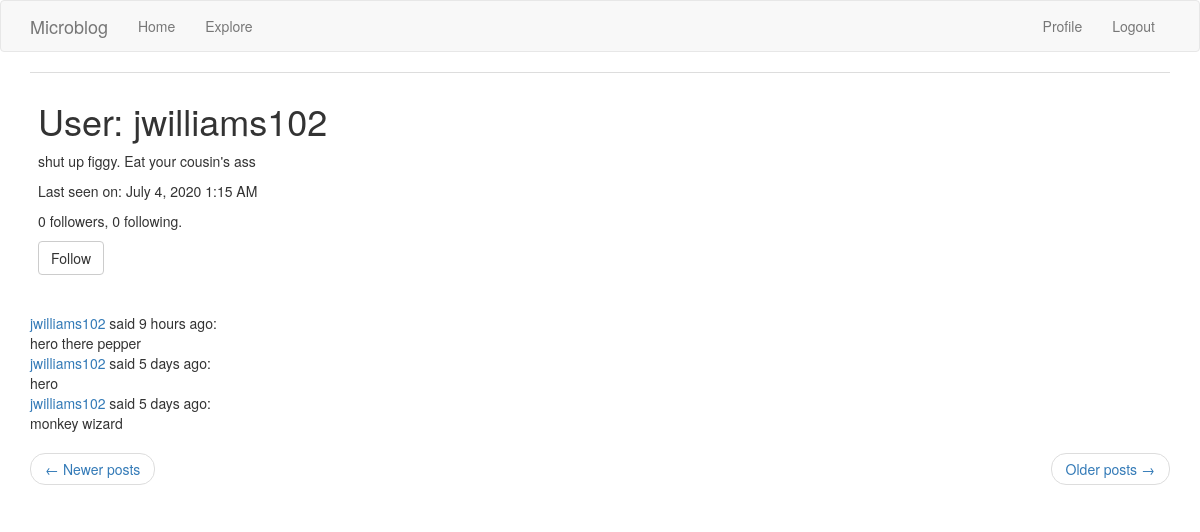
Screenshot of /user/jwilliams102?page=2 (signed in) with the database file from the repository.
### flask_app/models.py (models this page shows, shortened)
class User(UserMixin, db.Model):
    id = db.Column(db.Integer, primary_key=True)
    username = db.Column(db.String(64), index=True, unique=True)
    email = db.Column(db.String(120), index=True, unique=True)
    password_hash = db.Column(db.String(128))
    posts = db.relationship('Post', backref='author', lazy='dynamic')
    about_me = db.Column(db.String(140))
    last_seen = db.Column(db.DateTime, default=datetime.utcnow)
    followed = db.relationship(
        'User', secondary=followers,
        primaryjoin=(followers.c.follower_id == id),
        secondaryjoin=(followers.c.followed_id == id),
        backref=db.backref('followers', lazy='dynamic'), lazy='dynamic')
    def is_following(self, user):
        return self.followed.filter(
            followers.c.followed_id == user.id).count() > 0

class Post(db.Model):
    id = db.Column(db.Integer, primary_key= True)
    body = db.Column(db.String(140))
    created_at = db.Column(db.DateTime, index = True, default = datetime.utcnow)
    user_id = db.Column(db.Integer, db.ForeignKey('user.id'))
    __searchable__ = ['body']

### flask_app/main/routes.py (the view)
@bp.route('/user/<username>')
@login_required
def user(username):
    user = User.query.filter_by(username=username).first_or_404()
    page = request.args.get('page', 1, type=int)
    posts = user.posts.order_by(Post.created_at.desc()).paginate(
        page, current_app.config['POSTS_PER_PAGE'], False)
    next_url = url_for('main.user', username=user.username,
                       page=posts.next_num) if posts.has_next else None
    prev_url = url_for('main.user', username=user.username,
                       page=posts.prev_num) if posts.has_prev else None
    form = EmptyForm()
    return render_template('user.html', user=user, posts=posts.items,
                           next_url=next_url, prev_url=prev_url, form=form)

### flask_app/main/forms.py
class EmptyForm(FlaskForm):
    submit = SubmitField('Submit')

### flask_app/main/routes.py (called while the page is built)
@bp.before_app_request
def before_request():
    if current_user.is_authenticated:
        current_user.last_seen = datetime.utcnow()
        db.session.commit()

### flask_app/models.py (called while the page is built)
@login.user_loader
def load_user(id):
    return User.query.get(int(id))

    @classmethod
    def before_commit(cls, session):
        session._changes = {
            'add': list(session.new),
            'update': list(session.dirty),
            'delete': list(session.deleted)
        }

    @classmethod
    def after_commit(cls, session):
        for obj in session._changes['add']:
            if isinstance(obj, SearchableMixin):
                add_to_index(obj.__tablename__, obj)
        for obj in session._changes['update']:
            if isinstance(obj, SearchableMixin):
                add_to_index(obj.__tablename__, obj)
        for obj in session._changes['delete']:
            if isinstance(obj, SearchableMixin):
                remove_from_index(obj.__tablename__, obj)
        session._changes = None

### flask_app/templates/user.html (shortened to what this page needs)
{% extends "base.html" %}
{% block app_content %}
    <table class="table table-hover">
        <tr>
            <td>
                <h1>User: {{ user.username }}</h1>
                {% if user.about_me %}<p>{{ user.about_me }}</p>{% endif %}
                <p>Last seen on: {{ moment(user.last_seen).format('LLL') }}</p>
                <p>{{ user.followers.count() }} followers, {{ user.followed.count() }} following.</p>
                {% if user == current_user %}
                <p><a href="{{ url_for('main.edit_profile') }}">Edit your profile</a></p>
                {% elif not current_user.is_following(user) %}
                <p>
                    <form action="{{ url_for('main.follow', username=user.username) }}" method="post">
                        {{ form.submit(value='Follow', class_='btn btn-default') }}
                    </form>
                </p>
                {% endif %}
            </td>
        </tr>
    </table>
    {% for post in posts %}
        {% include '_post.html' %}
    {% endfor %}
    <nav aria-label="...">
        <ul class="pager">
            <li class="previous{% if not prev_url %} disabled{% endif %}">
                <a href="{{ prev_url or '#' }}">
                    <span aria-hidden="true">&larr;</span> Newer posts
                </a>
            </li>
            <li class="next{% if not next_url %} disabled{% endif %}">
                <a href="{{ next_url or '#' }}">
                    Older posts <span aria-hidden="true">&rarr;</span>
                </a>
            </li>
        </ul>
    </nav>
{% endblock %}

### flask_app/templates/_post.html
<table>
    <tr valign="top">
        <td>
            <a href="{{ url_for('main.user', username=post.author.username) }}">
                {{ post.author.username }}
            </a>
            said {{ moment(post.created_at).fromNow() }}:
            <br>{{ post.body }}
        </td>
    </tr>
</table>

### rows the page displays
User: username "jwilliams102", about_me "shut up figgy. Eat your cousin's ass", last_seen "July 4, 2020 1:15 AM"
Post: author.username "jwilliams102", created_at "9 hours ago", body "hero there pepper"
Post: author.username "jwilliams102", created_at "5 days ago", body "hero"
Post: author.username "jwilliams102", created_at "5 days ago", body "monkey wizard"

### other values shown
{{ user.followers.count() }} "0"
{{ user.followed.count() }} "0"
